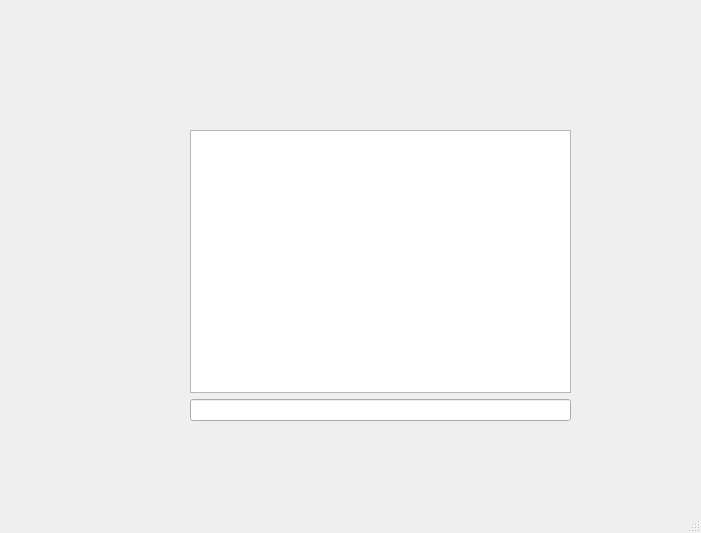
<?xml version="1.0" encoding="UTF-8"?>
<ui version="4.0">
 <class>CommuteWindow</class>
 <widget class="QMainWindow" name="CommuteWindow">
  <property name="geometry">
   <rect>
    <x>0</x>
    <y>0</y>
    <width>701</width>
    <height>533</height>
   </rect>
  </property>
  <property name="windowTitle">
   <string>PP聊天</string>
  </property>
  <widget class="QWidget" name="centralwidget">
   <widget class="QWidget" name="verticalLayoutWidget">
    <property name="geometry">
     <rect>
      <x>190</x>
      <y>130</y>
      <width>381</width>
      <height>291</height>
     </rect>
    </property>
    <layout class="QVBoxLayout" name="verticalLayout">
     <item>
      <widget class="QPlainTextEdit" name="mssview"/>
     </item>
     <item>
      <widget class="QLineEdit" name="msssend"/>
     </item>
    </layout>
   </widget>
  </widget>
  <widget class="QMenuBar" name="menubar">
   <property name="geometry">
    <rect>
     <x>0</x>
     <y>0</y>
     <width>701</width>
     <height>23</height>
    </rect>
   </property>
  </widget>
  <widget class="QStatusBar" name="statusbar"/>
 </widget>
 <resources/>
 <connections/>
</ui>
